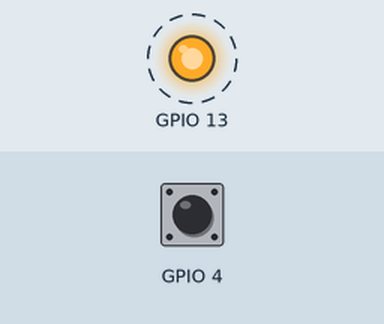
Recording of a program running on a simulated ESP32. On the bench: output pins drawn as LEDs (lit = HIGH). Dashed ring = blinking. The inputs (shaded band) are chosen by the test bench; at power-on: GPIO 4 HIGH. What the program prints to the serial monitor is not drawn.

Above: at 1.7 s.
2.1 s: GPIO 4 pulled LOW for 0.5 s
Timing chart, 0 to 11.1 s (numbered marks = the images above; inputs shaded):
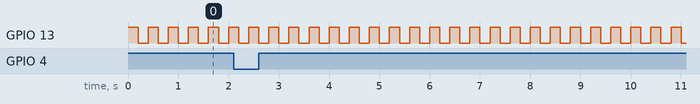

Measured:
- by itself, GPIO 13: alternates HIGH for 0.20 s and LOW for 0.20 s

The program:

main.cpp
```cpp
/**
 *
 * Hello World Blink
 *
 * What you need:
 * - Basic software environment (VSC, PlatformIO)
 * - Basic hardware requirements (ESP32, Breadboard, MicroUSB)
 * - LED, Wire
 *
 *
 * #Part 1: Use Variables and Serial Monitor
 * Print out some static variables via serial monitor
 *
 *
 * #Part 2: Blink LED continuously
 * Connect led to board (e.g. via pin 13).
 * Note: make sure to connect led's cathode to ground!
 * Make led shine.
 * Then, write some lines of code to blink the led continuously.
 *
 *
 * #Part 3: Touch sensor
 * Connect wire to touch pin (e.g. on Touch0 ~ pin 4)
 * Print touch sensor value to serial monitor
 *
 *
 * #Part 4: Touch to Blink
 * Write some lines of code to switch led on
 * only if wire is touched
 *
 *
*/

#include <Arduino.h>


void setup() {
  Serial.begin(115200);
  // put your setup code here, to run once:
  pinMode(13, OUTPUT);
}

void loop() {
  // put your main code here, to run repeatedly:

  // turn the LED on (HIGH is the voltage level) and wait 200 ms
  digitalWrite(13, HIGH);
  Serial.println("On");
  delay(200);

  // turn the LED off by making the voltage LOW and wait 200 ms
  digitalWrite(13, LOW);
  Serial.println("Off");
  delay(200);

  // if touch sensor on pin 4 is lower than a specific sensitive value
  if(touchRead(4) < 40) {
    // do something, when touch is active
    Serial.println("Touch Sensor active");
  }
}
```
